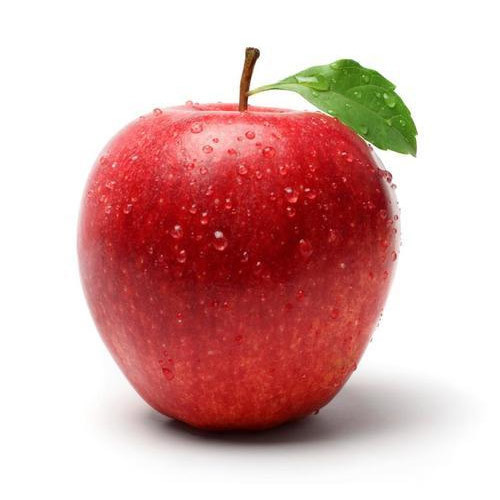
#> input picture apple.jpg, 500 x 500 px
$ python histogram_equalization.py
#> lines starting #> are read from the running program, lines starting #| are printed output that depends on the picture
import cv2
import numpy as np

src = cv2.imread(r'apple.jpg', 0)
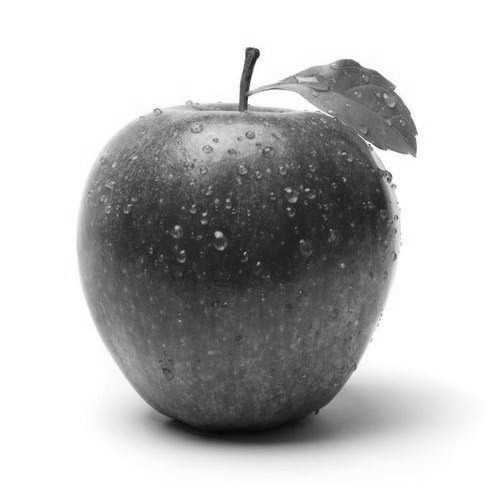
#> src: shape (500, 500); min 6, max 255, mean 188.3

dst = cv2.equalizeHist(src)
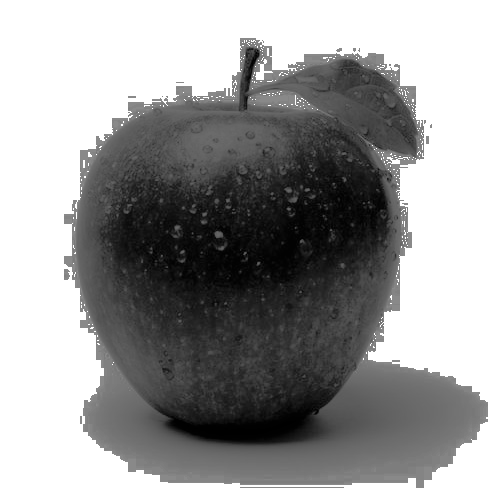
#> dst: shape (500, 500); min 0, max 255, mean 155.3

cv2.imwrite("output4.jpg", dst)

$ run again, with banana.jpg copied over apple.jpg
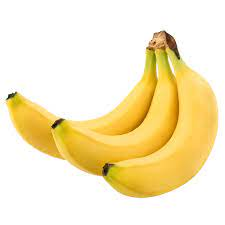
#> input picture banana.jpg, 225 x 225 px
#> `src = cv2.imread(r'apple.jpg', 0)`:
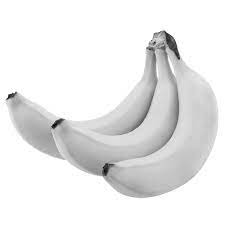
#> src: shape (225, 225); min 0, max 255, mean 233.4
#> `dst = cv2.equalizeHist(src)`:
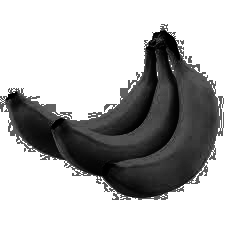
#> dst: shape (225, 225); min 0, max 255, mean 176.9
